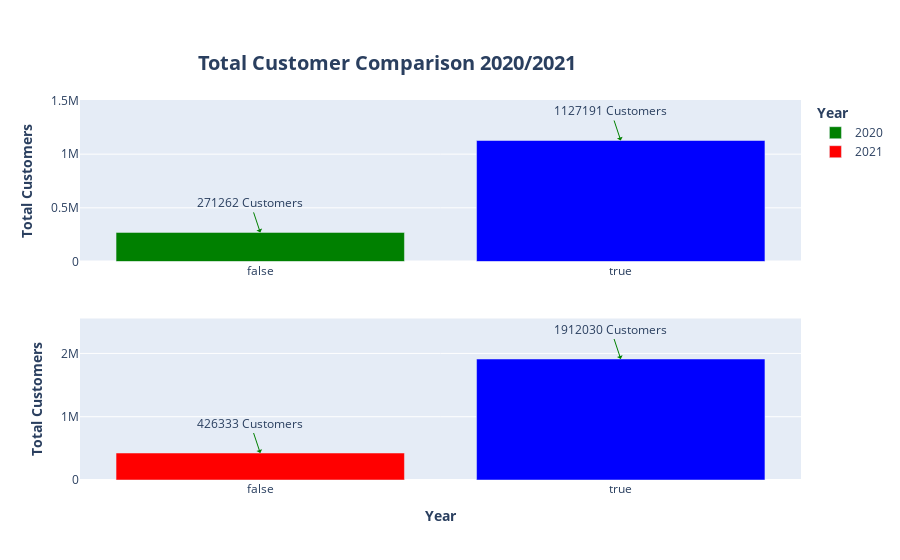

The cell this chart's notebook holds for it:
### Code cell
fig_bar = make_subplots(rows= 2, cols= 1)

fig_bar.add_trace(
 go.Bar(
  x= df_bar_2020.registered_customer,
  y= df_bar_2020.total_customers,
  marker= dict(color= ["green", "blue"]),
  name= "2020"
 ),
 row= 1,
 col= 1
)

fig_bar.add_trace(
 go.Bar(
  x= df_bar_2021.registered_customer,
  y= df_bar_2021.total_customers,
  marker = dict(color = ["red", "blue"]),
  name= "2021"
 ),
 row= 2,
 col= 1
)


fig_bar.add_annotation(
 x= "false",
 y= df_bar_2020[df_bar_2020.registered_customer == False].total_customers.max(),
 arrowhead= 1,
 showarrow= True,
 arrowcolor= "green",
 text= f"{df_bar_2020[df_bar_2020.registered_customer == False].total_customers[0]} Customers",
 row= 1, col=1
)

fig_bar.add_annotation(
 x= "true",
 y= df_bar_2020[df_bar_2020.registered_customer == True].total_customers.max(),
 arrowhead= 1,
 showarrow= True,
 arrowcolor= "green",
 text= f"{df_bar_2020[df_bar_2020.registered_customer == True].total_customers[1]} Customers",
 row=1, col=1
)

fig_bar.add_annotation(
 x= "false",
 y= df_bar_2021[df_bar_2021.registered_customer == False].total_customers.max(),
 arrowhead= 1,
 showarrow= True,
 arrowcolor= "green",
 text= f"{df_bar_2021[df_bar_2021.registered_customer == False].total_customers[0]} Customers",
 col= 1, row=2
)

fig_bar.add_annotation(
 x= "true",
 y= df_bar_2021[df_bar_2021.registered_customer == True].total_customers.max(),
 arrowhead= 1,
 showarrow= True,
 arrowcolor= "green",
 text= f"{df_bar_2021[df_bar_2021.registered_customer == True].total_customers[1]} Customers",
 col=1,row= 2
)

fig_bar.update_layout(legend=dict(groupclick="toggleitem"),title= dict(text= "<b>Total Customer Comparison 2020/2021</b>", font_size= 20, xanchor= "center", yanchor= "top", y=0.9, x=0.43), legend_title_text = "<b>Year</b>" )
fig_bar.update_yaxes(title_text="<b>Total Customers</b>", secondary_y=False)
fig_bar.update_xaxes(title_text="<b>Year</b>", row= 2)
fig_bar.show()

### Figure 1 — Plotly figure (JSON) as saved in the notebook; plotly's stock layout.template omitted (floating-point values rounded to 4 significant figures)
{"data": [{"marker": {"color": ["green", "blue"]}, "name": "2020", "type": "bar", "x": [false, true], "xaxis": "x", "y": [271262, 1127191], "yaxis": "y"}, {"marker": {"color": ["red", "blue"]}, "name": "2021", "type": "bar", "x": [false, true], "xaxis": "x2", "y": [426333, 1912030], "yaxis": "y2"}], "layout": {"annotations": [{"arrowcolor": "green", "arrowhead": 1, "showarrow": true, "text": "271262 Customers", "x": "false", "xref": "x", "y": 271262, "yref": "y"}, {"arrowcolor": "green", "arrowhead": 1, "showarrow": true, "text": "1127191 Customers", "x": "true", "xref": "x", "y": 1127191, "yref": "y"}, {"arrowcolor": "green", "arrowhead": 1, "showarrow": true, "text": "426333 Customers", "x": "false", "xref": "x2", "y": 426333, "yref": "y2"}, {"arrowcolor": "green", "arrowhead": 1, "showarrow": true, "text": "1912030 Customers", "x": "true", "xref": "x2", "y": 1912030, "yref": "y2"}], "legend": {"groupclick": "toggleitem", "title": {"text": "<b>Year</b>"}}, "title": {"font": {"size": 20}, "text": "<b>Total Customer Comparison 2020/2021</b>", "x": 0.43, "xanchor": "center", "y": 0.9, "yanchor": "top"}, "xaxis": {"anchor": "y", "domain": [0, 1]}, "xaxis2": {"anchor": "y2", "domain": [0, 1], "title": {"text": "<b>Year</b>"}}, "yaxis": {"anchor": "x", "domain": [0.575, 1], "title": {"text": "<b>Total Customers</b>"}}, "yaxis2": {"anchor": "x2", "domain": [0, 0.425], "title": {"text": "<b>Total Customers</b>"}}}}
